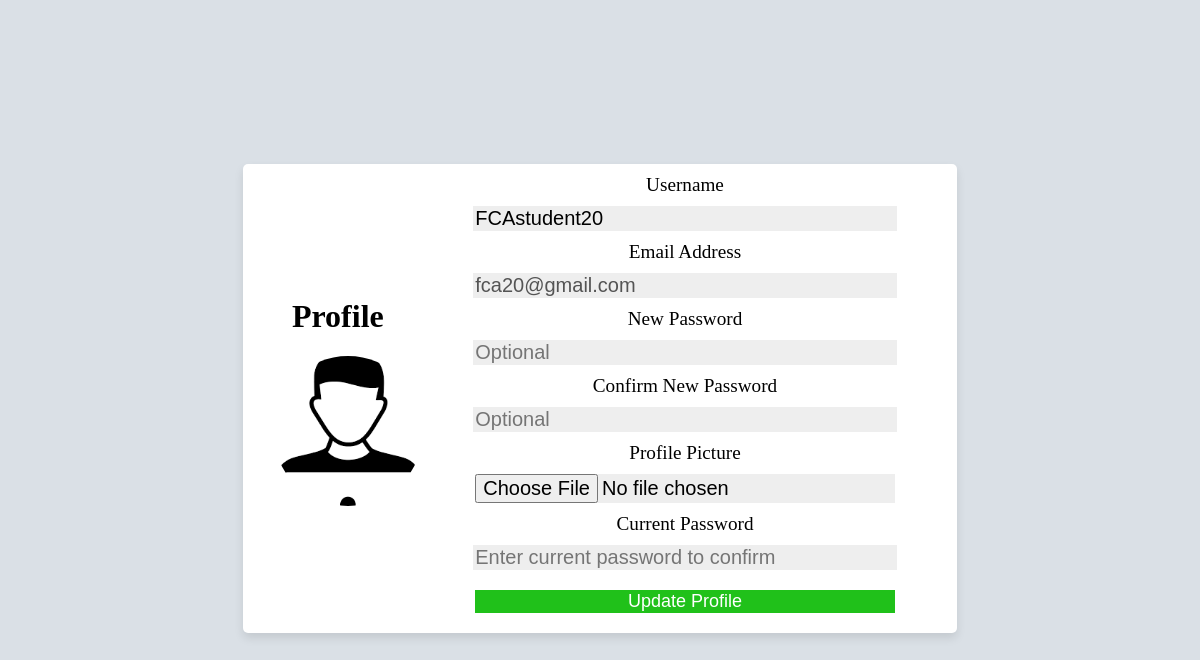
/edit-profile.php (signed in), run on the app's committed database.
### tables this page shows
CREATE TABLE `user` (
  `user_id` int(6) UNSIGNED NOT NULL,
  `username` varchar(255) NOT NULL,
  `email` varchar(255) NOT NULL,
  `user_pass` varchar(255) NOT NULL,
  `profile_pic_name` varchar(255) DEFAULT 'default.png',
  `number_of_posts` int(6) UNSIGNED DEFAULT 0,
  `number_of_comments` int(6) UNSIGNED DEFAULT 0
);

### includes/session.php (called while the page is built, shortened)
<?php
	include 'includes/conn.php';
	if(isset($_SESSION['user'])) {
		try{
			$stmt = $conn->prepare("SELECT * FROM user WHERE user_id= ?");
			$stmt->bind_param("i", $_SESSION['user']);
			$stmt->execute();
			$user = $stmt->get_result()->fetch_assoc();
		}
		catch(PDOException $e){
			echo "There is some problem in connection: " . $e->getMessage();
		}
	}
?>

### includes/redirect.php (called while the page is built, shortened)
<?php
    include 'includes/session.php';
?>

### edit-profile.php (the view, shortened to what this page needs)
<!DOCTYPE html>
<html lang="en">
<head>
    <link rel="stylesheet" href="css/style.css">
	<link rel="stylesheet" href="css/header.css" />
</head>
<body class="edit-profile-body">
	<?php
		include 'includes/redirect.php';
	?>
    <div class="wrapper">
        <div class="edit-profile">
        <div class="profile-image">
            <h1>Profile</h1>
	    <img src="images/<?php echo $user['profile_pic_name']; ?>" class="rounded-profile-image" style="width:150px; object-fit:cover">
        </div>
        <form action="edit-profile.php" method="post" enctype="multipart/form-data">
            <div class="input-box">
                <label for="username" style="font-size: 1.2em;">Username</label>
		<input type="text" minlength="2" name="username" value="<?php echo $user['username'] ?>">
            </div>
            <div class="input-box">
                <label for="email" style="font-size: 1.2em;">Email Address</label>
		<input type="email" name="email" value="<?php echo $user['email'] ?>" disabled>
            </div>
            <div class="input-box">
                <label for="password1" style="font-size: 1.2em;">New Password</label>
                <input type="password" minlength="6" name="password1" placeholder="Optional">
            </div>
            <div class="input-box">
                <label for="password2" style="font-size: 1.2em;">Confirm New Password</label>
                <input type="password" name="password2" placeholder="Optional">
            </div>
            <div class="input-box">
                <label for="photo" style="font-size: 1.2em;">Profile Picture</label>
                <input type="file" name="photo">
            </div>
            <div class="input-box">
                <label for="password1" style="font-size: 1.2em;">Current Password</label>
                <input type="password" name="curr_password" placeholder="Enter current password to confirm">
            </div>
            <input type="submit" value="update profile" accept="images/*" name="edit" class="edit-profile-button">
        </form>
        </div>
    </div>
</body>
</html>

### css/style.css (style rules this page uses)
html,body { overflow: hidden }
.edit-profile-body { background-color: #dae0e6; }
.wrapper { padding: 30px; min-height: 90vh; display: flex; align-items: center; justify-content: center; }
.wrapper h1 { display: block; }
.wrapper .edit-profile { display: flex; align-items: center; justify-content: center; flex-wrap: wrap; padding: 10px; border-radius: 5px; box-shadow: 0 5px 10px rgba(0, 0, 0, 0.1); background: #fff; text-align: center; margin: 50px; }
.wrapper form .edit-profile-button { margin-top: 10px; border: none; background: rgb(32, 193, 26); color: white; text-transform: capitalize; font-size: 18px; cursor: pointer; }
.wrapper .profile-image img { height: 150px; width: 150px; border-radius: 50%; object-fit: cover; margin-left: 20px; margin-bottom: 10px; }
.wrapper form input { width: 80%; font-size: 20px; margin: 10px 15px; background: #eee; border:none }

### css/theme.css (style rules this page uses)
:root { --primary-color: cornflowerblue; --bookmark-color: rgb(101, 208, 101); --header-height: 56px; --sidebar-width: 10em; --sidebar-min-width: 600px; --right-width: 20em; --right-min-width: 850px; }

### data on the page
user: profile_pic_name (placeholder picture), username "FCAstudent20", email "fca20@gmail.com"
